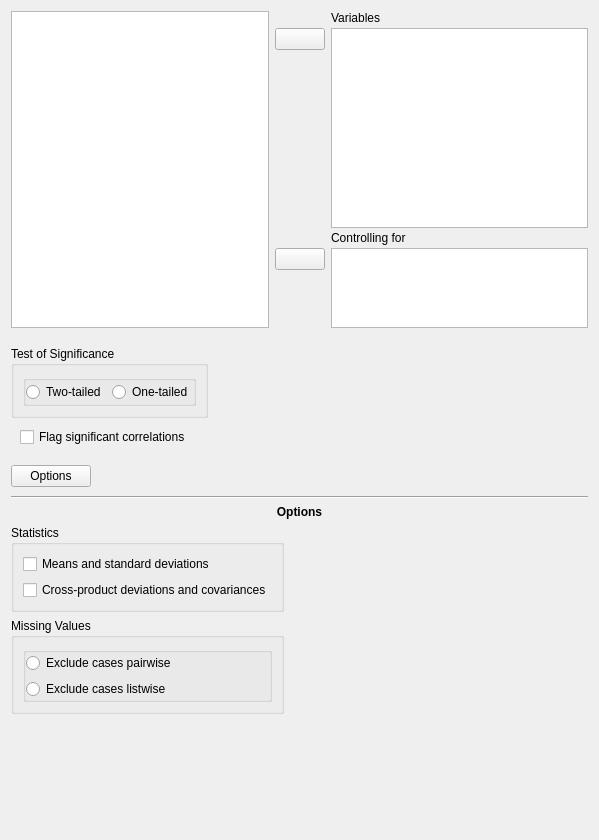
<?xml version="1.0" encoding="UTF-8"?>
<ui version="4.0">
 <class>CorrelationPartialForm</class>
 <widget class="QWidget" name="CorrelationPartialForm">
  <property name="geometry">
   <rect>
    <x>0</x>
    <y>0</y>
    <width>599</width>
    <height>840</height>
   </rect>
  </property>
  <property name="sizePolicy">
   <sizepolicy hsizetype="Fixed" vsizetype="Preferred">
    <horstretch>0</horstretch>
    <verstretch>0</verstretch>
   </sizepolicy>
  </property>
  <property name="windowTitle">
   <string>Form</string>
  </property>
  <layout class="QGridLayout" name="gridLayout">
   <property name="verticalSpacing">
    <number>0</number>
   </property>
   <item row="0" column="0">
    <widget class="QWidget" name="topWidget" native="true">
     <property name="sizePolicy">
      <sizepolicy hsizetype="Preferred" vsizetype="Fixed">
       <horstretch>0</horstretch>
       <verstretch>0</verstretch>
      </sizepolicy>
     </property>
     <layout class="QGridLayout" name="gridLayout_2">
      <property name="leftMargin">
       <number>0</number>
      </property>
      <property name="topMargin">
       <number>0</number>
      </property>
      <property name="rightMargin">
       <number>0</number>
      </property>
      <property name="verticalSpacing">
       <number>3</number>
      </property>
      <item row="3" column="2">
       <widget class="QLabel" name="label_3">
        <property name="text">
         <string>Controlling for</string>
        </property>
       </widget>
      </item>
      <item row="4" column="1">
       <widget class="AssignButton" name="buttonAssignControllingFor">
        <property name="sizePolicy">
         <sizepolicy hsizetype="Fixed" vsizetype="Fixed">
          <horstretch>0</horstretch>
          <verstretch>0</verstretch>
         </sizepolicy>
        </property>
        <property name="minimumSize">
         <size>
          <width>50</width>
          <height>0</height>
         </size>
        </property>
        <property name="maximumSize">
         <size>
          <width>50</width>
          <height>16777215</height>
         </size>
        </property>
        <property name="text">
         <string/>
        </property>
       </widget>
      </item>
      <item row="0" column="1">
       <widget class="QWidget" name="widget_8" native="true"/>
      </item>
      <item row="1" column="1">
       <widget class="AssignButton" name="buttonAssignVariables">
        <property name="sizePolicy">
         <sizepolicy hsizetype="Fixed" vsizetype="Fixed">
          <horstretch>0</horstretch>
          <verstretch>0</verstretch>
         </sizepolicy>
        </property>
        <property name="minimumSize">
         <size>
          <width>50</width>
          <height>0</height>
         </size>
        </property>
        <property name="maximumSize">
         <size>
          <width>50</width>
          <height>16777215</height>
         </size>
        </property>
        <property name="text">
         <string/>
        </property>
       </widget>
      </item>
      <item row="2" column="1">
       <spacer name="verticalSpacer_2">
        <property name="orientation">
         <enum>Qt::Vertical</enum>
        </property>
        <property name="sizeHint" stdset="0">
         <size>
          <width>20</width>
          <height>84</height>
         </size>
        </property>
       </spacer>
      </item>
      <item row="1" column="2" rowspan="2">
       <widget class="BoundListView" name="variables">
        <property name="sizePolicy">
         <sizepolicy hsizetype="Expanding" vsizetype="Fixed">
          <horstretch>0</horstretch>
          <verstretch>0</verstretch>
         </sizepolicy>
        </property>
        <property name="minimumSize">
         <size>
          <width>0</width>
          <height>200</height>
         </size>
        </property>
        <property name="maximumSize">
         <size>
          <width>16777215</width>
          <height>200</height>
         </size>
        </property>
        <property name="selectionMode">
         <enum>QAbstractItemView::ExtendedSelection</enum>
        </property>
       </widget>
      </item>
      <item row="0" column="2">
       <widget class="QLabel" name="label_2">
        <property name="text">
         <string>Variables</string>
        </property>
       </widget>
      </item>
      <item row="5" column="1">
       <spacer name="verticalSpacer">
        <property name="orientation">
         <enum>Qt::Vertical</enum>
        </property>
        <property name="sizeHint" stdset="0">
         <size>
          <width>20</width>
          <height>40</height>
         </size>
        </property>
       </spacer>
      </item>
      <item row="4" column="2" rowspan="2">
       <widget class="BoundListView" name="controllingFor">
        <property name="sizePolicy">
         <sizepolicy hsizetype="Expanding" vsizetype="Fixed">
          <horstretch>0</horstretch>
          <verstretch>0</verstretch>
         </sizepolicy>
        </property>
        <property name="minimumSize">
         <size>
          <width>0</width>
          <height>80</height>
         </size>
        </property>
        <property name="maximumSize">
         <size>
          <width>16777215</width>
          <height>80</height>
         </size>
        </property>
        <property name="selectionMode">
         <enum>QAbstractItemView::ExtendedSelection</enum>
        </property>
       </widget>
      </item>
      <item row="0" column="0" rowspan="6">
       <widget class="AvailableFieldsListView" name="listAvailableFields">
        <property name="sizePolicy">
         <sizepolicy hsizetype="Expanding" vsizetype="Preferred">
          <horstretch>0</horstretch>
          <verstretch>0</verstretch>
         </sizepolicy>
        </property>
        <property name="minimumSize">
         <size>
          <width>0</width>
          <height>0</height>
         </size>
        </property>
        <property name="selectionMode">
         <enum>QAbstractItemView::ExtendedSelection</enum>
        </property>
       </widget>
      </item>
     </layout>
    </widget>
   </item>
   <item row="1" column="0">
    <widget class="QWidget" name="widget_7" native="true">
     <property name="sizePolicy">
      <sizepolicy hsizetype="Fixed" vsizetype="Preferred">
       <horstretch>0</horstretch>
       <verstretch>0</verstretch>
      </sizepolicy>
     </property>
     <layout class="QGridLayout" name="gridLayout_11">
      <property name="leftMargin">
       <number>0</number>
      </property>
      <property name="rightMargin">
       <number>0</number>
      </property>
      <property name="bottomMargin">
       <number>0</number>
      </property>
      <property name="verticalSpacing">
       <number>0</number>
      </property>
      <item row="0" column="0">
       <widget class="QGroupBox" name="groupBox_2">
        <property name="title">
         <string>Test of Significance</string>
        </property>
        <layout class="QGridLayout" name="gridLayout_13">
         <item row="0" column="0">
          <widget class="BoundGroupBox" name="tails">
           <layout class="QGridLayout" name="gridLayout_14">
            <property name="leftMargin">
             <number>0</number>
            </property>
            <property name="topMargin">
             <number>0</number>
            </property>
            <property name="rightMargin">
             <number>0</number>
            </property>
            <property name="bottomMargin">
             <number>0</number>
            </property>
            <item row="0" column="0">
             <widget class="QRadioButton" name="_1twoTailed">
              <property name="text">
               <string>Two-tailed</string>
              </property>
             </widget>
            </item>
            <item row="0" column="1">
             <widget class="QRadioButton" name="_2oneTailed">
              <property name="text">
               <string>One-tailed</string>
              </property>
             </widget>
            </item>
           </layout>
          </widget>
         </item>
        </layout>
       </widget>
      </item>
      <item row="1" column="0">
       <widget class="QWidget" name="widget_10" native="true">
        <layout class="QGridLayout" name="gridLayout_15">
         <property name="leftMargin">
          <number>9</number>
         </property>
         <item row="0" column="0">
          <widget class="BoundCheckBox" name="flagSignificant">
           <property name="text">
            <string>Flag significant correlations</string>
           </property>
          </widget>
         </item>
        </layout>
       </widget>
      </item>
     </layout>
    </widget>
   </item>
   <item row="2" column="0">
    <widget class="QWidget" name="widget_13" native="true">
     <property name="sizePolicy">
      <sizepolicy hsizetype="Fixed" vsizetype="Preferred">
       <horstretch>0</horstretch>
       <verstretch>0</verstretch>
      </sizepolicy>
     </property>
     <layout class="QGridLayout" name="gridLayout_24">
      <property name="leftMargin">
       <number>0</number>
      </property>
      <property name="rightMargin">
       <number>0</number>
      </property>
      <property name="bottomMargin">
       <number>0</number>
      </property>
      <item row="0" column="0">
       <widget class="QPushButton" name="buttonOptions">
        <property name="text">
         <string>Options</string>
        </property>
        <property name="checkable">
         <bool>true</bool>
        </property>
       </widget>
      </item>
      <item row="0" column="1">
       <spacer name="horizontalSpacer_6">
        <property name="orientation">
         <enum>Qt::Horizontal</enum>
        </property>
        <property name="sizeHint" stdset="0">
         <size>
          <width>40</width>
          <height>20</height>
         </size>
        </property>
       </spacer>
      </item>
     </layout>
    </widget>
   </item>
   <item row="3" column="0">
    <widget class="QWidget" name="panelOptions" native="true">
     <layout class="QGridLayout" name="gridLayout_19">
      <property name="leftMargin">
       <number>0</number>
      </property>
      <property name="rightMargin">
       <number>0</number>
      </property>
      <property name="bottomMargin">
       <number>3</number>
      </property>
      <item row="0" column="0" colspan="2">
       <widget class="Line" name="line_4">
        <property name="orientation">
         <enum>Qt::Horizontal</enum>
        </property>
       </widget>
      </item>
      <item row="1" column="0" colspan="2">
       <widget class="QLabel" name="label_9">
        <property name="text">
         <string>&lt;html&gt;&lt;head/&gt;&lt;body&gt;&lt;p&gt;&lt;span style=&quot; font-weight:600;&quot;&gt;Options&lt;/span&gt;&lt;/p&gt;&lt;/body&gt;&lt;/html&gt;</string>
        </property>
        <property name="alignment">
         <set>Qt::AlignCenter</set>
        </property>
       </widget>
      </item>
      <item row="2" column="0">
       <widget class="QGroupBox" name="groupBox_7">
        <property name="title">
         <string>Statistics</string>
        </property>
        <layout class="QGridLayout" name="gridLayout_20">
         <item row="0" column="0">
          <widget class="BoundCheckBox" name="meansAndStdDev">
           <property name="text">
            <string>Means and standard deviations</string>
           </property>
          </widget>
         </item>
         <item row="1" column="0">
          <widget class="BoundCheckBox" name="crossProducts">
           <property name="text">
            <string>Cross-product deviations and covariances</string>
           </property>
          </widget>
         </item>
        </layout>
       </widget>
      </item>
      <item row="2" column="1" rowspan="2">
       <widget class="QWidget" name="widget_12" native="true">
        <property name="sizePolicy">
         <sizepolicy hsizetype="Preferred" vsizetype="Preferred">
          <horstretch>1</horstretch>
          <verstretch>0</verstretch>
         </sizepolicy>
        </property>
       </widget>
      </item>
      <item row="3" column="0">
       <widget class="QGroupBox" name="groupBox_8">
        <property name="title">
         <string>Missing Values</string>
        </property>
        <layout class="QGridLayout" name="gridLayout_21">
         <item row="0" column="0">
          <widget class="BoundGroupBox" name="missingValues">
           <layout class="QGridLayout" name="gridLayout_22">
            <property name="leftMargin">
             <number>0</number>
            </property>
            <property name="topMargin">
             <number>0</number>
            </property>
            <property name="rightMargin">
             <number>0</number>
            </property>
            <property name="bottomMargin">
             <number>0</number>
            </property>
            <item row="0" column="0">
             <widget class="QRadioButton" name="_1excludePairwise">
              <property name="text">
               <string>Exclude cases pairwise</string>
              </property>
             </widget>
            </item>
            <item row="1" column="0">
             <widget class="QRadioButton" name="_2excludeListwise">
              <property name="text">
               <string>Exclude cases listwise</string>
              </property>
             </widget>
            </item>
           </layout>
          </widget>
         </item>
        </layout>
       </widget>
      </item>
     </layout>
    </widget>
   </item>
   <item row="4" column="0">
    <spacer name="verticalSpacer_3">
     <property name="orientation">
      <enum>Qt::Vertical</enum>
     </property>
     <property name="sizeHint" stdset="0">
      <size>
       <width>20</width>
       <height>40</height>
      </size>
     </property>
    </spacer>
   </item>
  </layout>
 </widget>
 <customwidgets>
  <customwidget>
   <class>AssignButton</class>
   <extends>QPushButton</extends>
   <header>widgets/assignbutton.h</header>
  </customwidget>
  <customwidget>
   <class>AvailableFieldsListView</class>
   <extends>QListView</extends>
   <header>widgets/availablefieldslistview.h</header>
  </customwidget>
  <customwidget>
   <class>BoundGroupBox</class>
   <extends>QGroupBox</extends>
   <header>widgets/boundgroupbox.h</header>
   <container>1</container>
  </customwidget>
  <customwidget>
   <class>BoundCheckBox</class>
   <extends>QCheckBox</extends>
   <header>widgets/boundcheckbox.h</header>
  </customwidget>
  <customwidget>
   <class>BoundListView</class>
   <extends>QListView</extends>
   <header>widgets/boundlistview.h</header>
  </customwidget>
 </customwidgets>
 <tabstops>
  <tabstop>listAvailableFields</tabstop>
  <tabstop>buttonAssignVariables</tabstop>
  <tabstop>variables</tabstop>
  <tabstop>buttonAssignControllingFor</tabstop>
  <tabstop>controllingFor</tabstop>
  <tabstop>_1twoTailed</tabstop>
  <tabstop>_2oneTailed</tabstop>
  <tabstop>flagSignificant</tabstop>
  <tabstop>buttonOptions</tabstop>
  <tabstop>meansAndStdDev</tabstop>
  <tabstop>crossProducts</tabstop>
  <tabstop>_1excludePairwise</tabstop>
  <tabstop>_2excludeListwise</tabstop>
 </tabstops>
 <resources/>
 <connections>
  <connection>
   <sender>buttonOptions</sender>
   <signal>toggled(bool)</signal>
   <receiver>panelOptions</receiver>
   <slot>setVisible(bool)</slot>
   <hints>
    <hint type="sourcelabel">
     <x>51</x>
     <y>534</y>
    </hint>
    <hint type="destinationlabel">
     <x>364</x>
     <y>657</y>
    </hint>
   </hints>
  </connection>
 </connections>
</ui>
